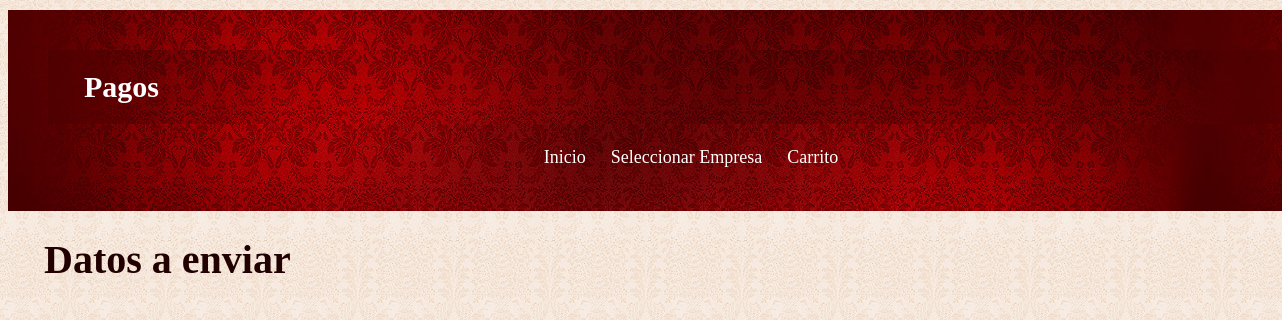
/sico/presentation_layer/enviar_pago.php, run on an earlier commit of the app's database.
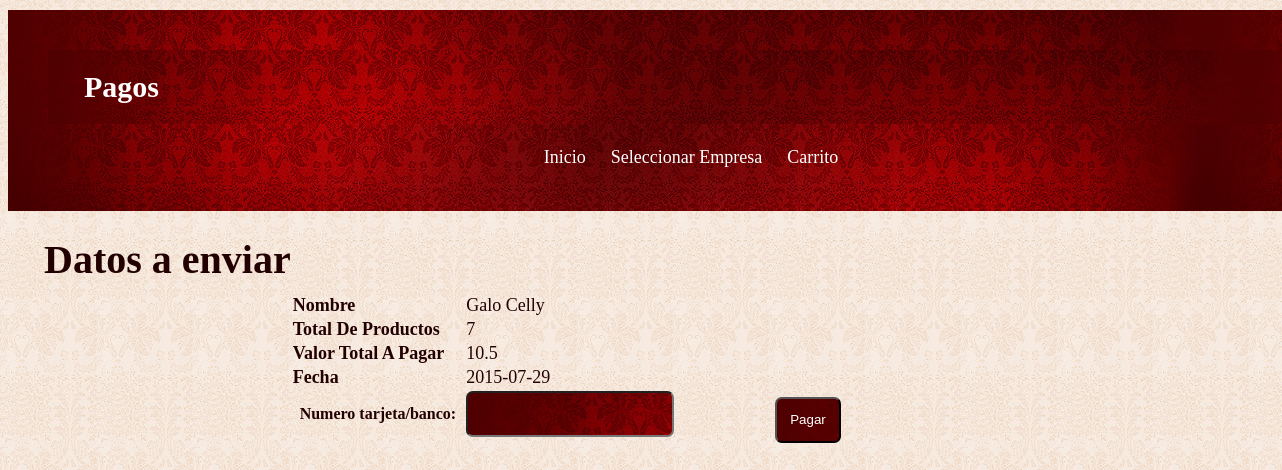
And on a later commit of the database.
### tables this page shows
CREATE TABLE IF NOT EXISTS `pago` (
  `id_pago` int(11) NOT NULL AUTO_INCREMENT,
  `nombre` varchar(100) DEFAULT NULL,
  `total_productos` int(20) DEFAULT NULL,
  `total_pago` double DEFAULT NULL,
  `numero_cuenta` int(20) DEFAULT NULL,
  `fecha` date DEFAULT NULL,
  `estado` varchar(45) DEFAULT NULL,
  PRIMARY KEY (`id_pago`)
);

### sico/persistence_layer/config.php (called while the page is built, shortened)
<?php
	$db_name='sico';
?>

### sico/persistence_layer/gestion_pago_persistence.php (called while the page is built, shortened)
<?php
	if (!function_exists('consultar_pago2')){
		function consultar_pago2()
		{
		$SQL_con="SELECT * from pago where nombre like '%o%' and fecha >= CURRENT_DATE";
		$resultado_ins= mysql_query($SQL_con);
		while ($rowPedi = mysql_fetch_array($resultado_ins,MYSQL_ASSOC))
		{
		  $pago[]=$rowPedi;
		}
		return array ($pago);
    	}
	}
?>

### sico/bussines_layer/gestion_pago.php (called while the page is built, shortened)
<?php
	if (!function_exists('consultar_pago')){
		function consultar_pago()
		{
			list ($pago) = consultar_pago2();
			return array ($pago);
		}
	}
?>

### sico/presentation_layer/enviar_pago.php (the view, shortened to what this page needs)
<?php
	echo "<link rel='stylesheet' href='css/style.css' type='text/css' media='all'>";
	include ("../bussines_layer/gestion_pago.php");
	echo "<!DOCTYPE html>
<html lang = 'es'>
<head>
	<meta charset = 'utf-8'>
	<link rel='stylesheet' type='text/css' href='css/estilo.css'>
</head>
	<header>
		<section id='log'>
				<h1>Pagos<h1/>
		</section>
		<nav id='banners'>
				<ul>
					<li><a href='#'>Inicio</a></li>
					<li><a href='seleccion_empresa.php'>Seleccionar Empresa</a></li>
					<li><a href='carrito.php'>Carrito</a></li>
				</ul>
		</nav>
	</header>
<body>";
	if(isset($_POST["nuevo"]))
	{
		realizar_pagos($_POST["id"],$_POST["cuenta"]);
		echo '<script>alert("Su pago fue enviado a su cuenta bancaria")</script>';
		echo "<div align=center>
		<meta http-equiv='Refresh' content='0;url=seleccion_empresa.php'></font></h1></div>";
	}else{
		list ($pago)=consultar_pago();
			echo "<h1>Datos a enviar</h1><br><br><br>";
			echo"<section id='factura'>";
			for ($i = 0; $i <count($pago); $i++)
			{
				echo "<table cellspacing=1 cellspadding=1 align=left  >";
				echo "<tr >";
					echo "<td><b>Nombre</td>";
					echo "<td>".$pago[$i]['nombre']." </td>";
				echo "</tr>";
				echo "<tr >";
					echo "<td><b>Total De Productos</td>";
					echo "<td>".$pago[$i]['total_productos']." </td>";
				echo "</tr>";
				echo "<tr >";
					echo "<td><b>Valor Total A Pagar</td>";
					echo "<td>".$pago[$i]['total_pago']." </td>";
				echo "</tr>";
				echo "<tr >";
					echo "<td><b>Fecha</td>";
					echo "<td>".$pago[$i]['fecha']." </td>";
				echo "</tr>";
				echo "</section>";
				echo "<form method = 'Post' action='enviar_pago.php'>";
					echo "<tr><th><b>Numero tarjeta/banco:</th><td><input type='number' min='1' name='cuenta'></td></tr>";
		echo "<section id ='pago'>";
				echo "<br><input type='submit' value='Pagar'><form></section>";
			}
	}
?>

### sico/presentation_layer/css/style.css (style rules this page uses)
article, aside, audio, canvas, command, datalist, details, embed, figcaption, figure, footer, header, hgroup, keygen, meter, nav, output, progress, section, source, video { display:block }
body { background:url(../images/bg_bot.jpg) center 0 repeat #faf3ed;border:0;font:14px Georgia, "Times New Roman", Times, serif;color:#200;line-height:24px }
a { color:#a80002;text-decoration:none;outline:none }
h1 { float:left;padding:0px 0 0 36px }
header { height:121px;padding-top:31px;width:100%;overflow:hidden }

### sico/presentation_layer/css/estilo.css (style rules this page uses)
body { font-family: Times New Roman; background:url(../images/bg_bot.jpg); font-size: 20px; }
table { margin: 0 auto; display: in }
td { font-size: 18px; padding-right: 20px; }
header { background:url(../images/bg_top_img.jpg); margin: 10 auto; width: 100%; color: #ffffff; display: block; padding: 2em; text-align: center; }
section#log,nav { display: inline-block; }
section#log { width: 100%; background:url(../images/bg_top_img.jpg); }
nav { width: 75%; background:url(../images/box_top.jpg); }
nav ul { list-style: none; }
nav li { display: inline-block; }
nav li a { text-decoration: none; color: white; font-size: 18px; padding-right: 20px; }
section#factura { display: inline-block; }
section#pago { display: inline-block; padding: 4em; }
input { background:url(../images/bg_top_img.jpg); color: white; padding: 1em; border-radius: 0.5em; }

What changed in the data, as far as the page shows it:
added pago: nombre "Galo Celly", total_productos "7", total_pago "10.5", fecha "2015-07-29"
